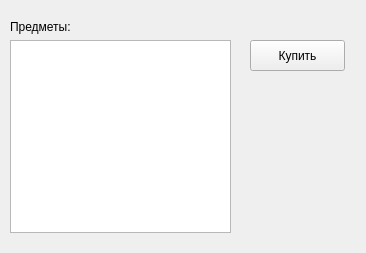
<?xml version="1.0" encoding="UTF-8"?>
<ui version="4.0">
 <class>Trade</class>
 <widget class="QWidget" name="Trade">
  <property name="geometry">
   <rect>
    <x>0</x>
    <y>0</y>
    <width>366</width>
    <height>253</height>
   </rect>
  </property>
  <property name="windowTitle">
   <string>Торговля</string>
  </property>
  <widget class="QPushButton" name="pushButton">
   <property name="geometry">
    <rect>
     <x>250</x>
     <y>40</y>
     <width>95</width>
     <height>31</height>
    </rect>
   </property>
   <property name="text">
    <string>Купить</string>
   </property>
  </widget>
  <widget class="QWidget" name="layoutWidget">
   <property name="geometry">
    <rect>
     <x>10</x>
     <y>20</y>
     <width>221</width>
     <height>213</height>
    </rect>
   </property>
   <layout class="QVBoxLayout" name="verticalLayout">
    <item>
     <widget class="QLabel" name="label">
      <property name="text">
       <string>Предметы:</string>
      </property>
     </widget>
    </item>
    <item>
     <widget class="QListWidget" name="lItems"/>
    </item>
   </layout>
  </widget>
 </widget>
 <resources/>
 <connections/>
</ui>
